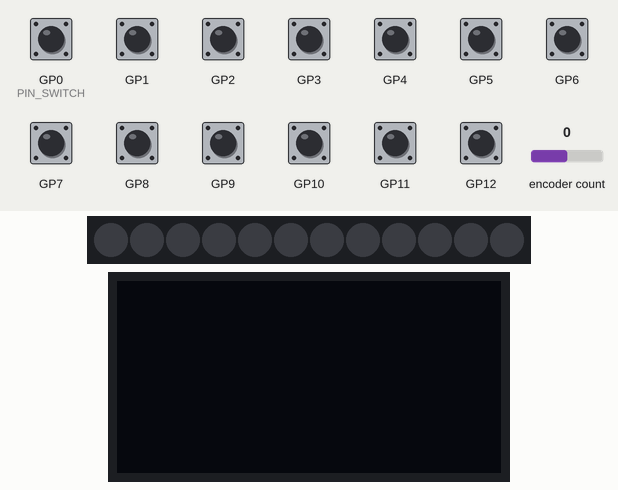
Bench run of a sketch on a simulated Raspberry Pi Pico. Shown: 12 RGB LEDs in strip order, left to right, 128×64 one-colour display. The test bench sets the inputs (shaded band); at power-on: GP0 (PIN_SWITCH), GP1–12 HIGH, encoder count 0. The display library's start-up logo is not drawn; what the sketch prints to the serial monitor is not drawn.

Above: at 1.3 s.
1.4 s: GP1 pulled LOW for 0.15 s
At 1.49 s:
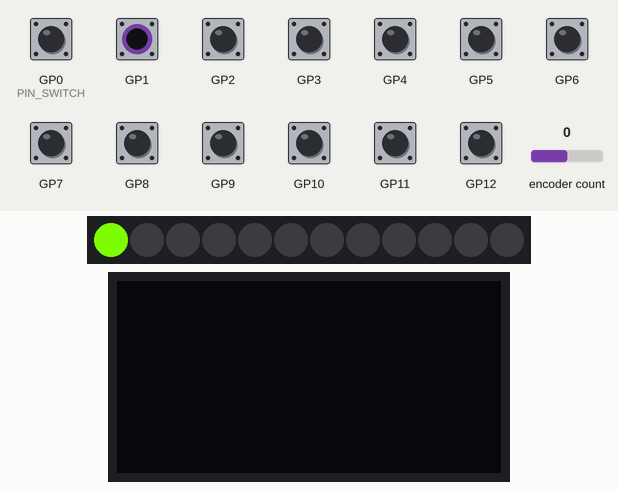
3.0 s: GP2 pulled LOW for 0.15 s
At 3.09 s:
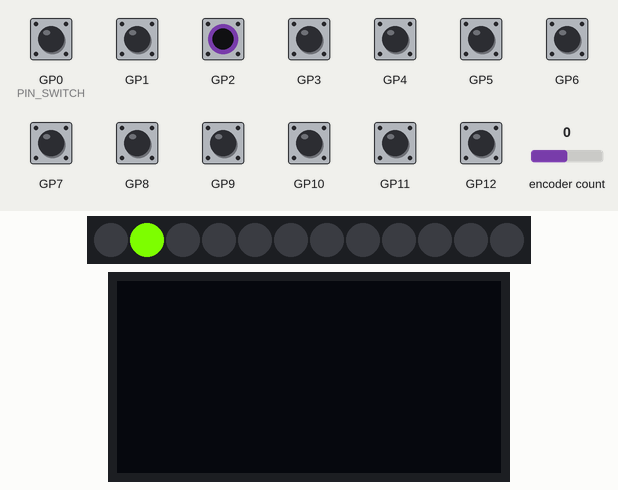
4.6 s: GP3 pulled LOW for 0.15 s
At 4.7 s:
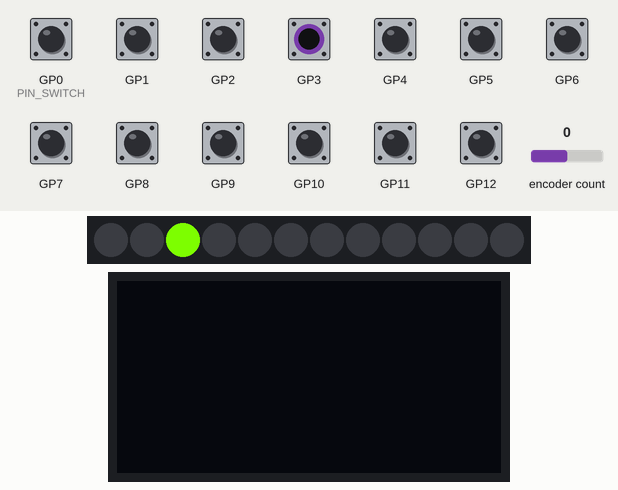
6.2 s: GP4 pulled LOW for 0.15 s
At 6.3 s:
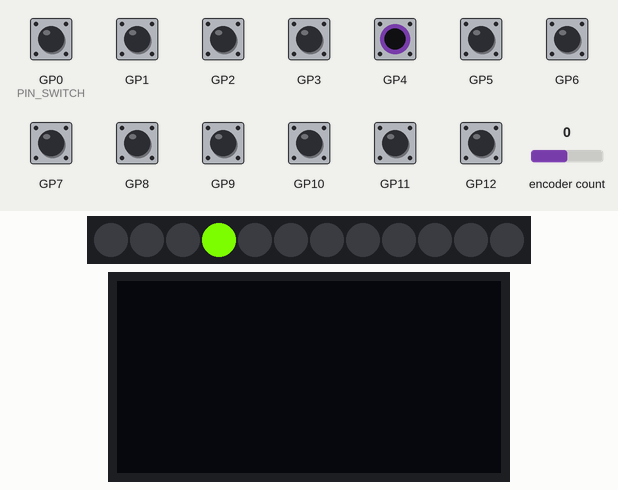
7.8 s: GP5 pulled LOW for 0.15 s
At 7.9 s:
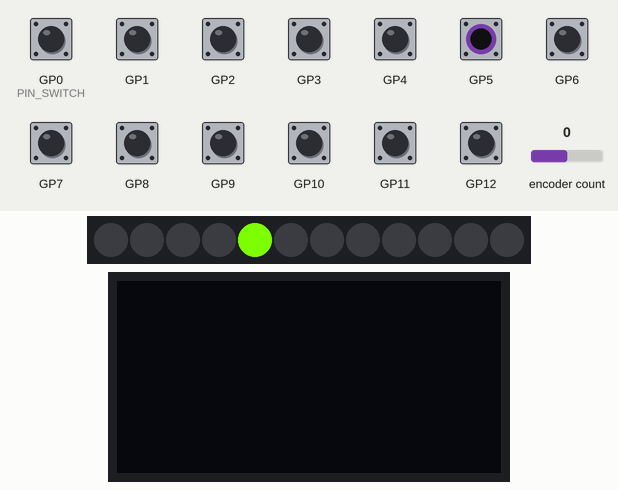
9.4 s: GP6 pulled LOW for 0.15 s
At 9.49 s:
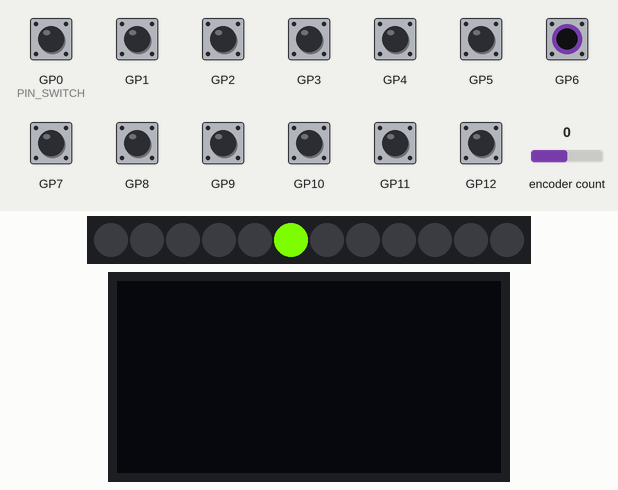
Timing chart, 0 to 12.0 s (numbered marks = the images above; inputs shaded):
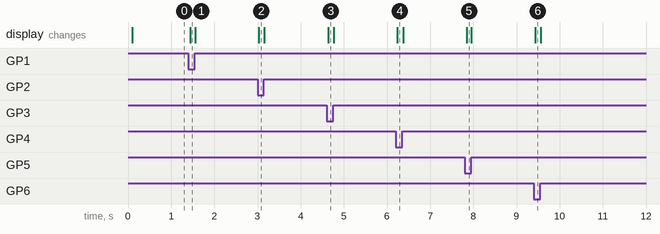

The sketch:

code.ino
```cpp
#include <Adafruit_SH110X.h>
#include <Adafruit_NeoPixel.h>
#include <RotaryEncoder.h>
#include <Wire.h>
#include <SPI.h>
#define PIN_ROTA 17
#define PIN_ROTB 18
#define PIN_NEOPIXEL 19
#define PIN_SPEAKER 16
#define PIN_SPEAKER_ENABLE 14
#define PIN_SWITCH 0
#define NUM_NEOPIXEL 12
#define OLED_DC 24
#define OLED_RST 23
#define OLED_CS 22

#define mosi_pin 27
#define sclk_pin 26
#define dc_pin 24
#define rst_pin 23
#define cs_pin 22

// Create the neopixel strip with the built in definitions NUM_NEOPIXEL and PIN_NEOPIXEL
Adafruit_NeoPixel pixels = Adafruit_NeoPixel(NUM_NEOPIXEL, PIN_NEOPIXEL, NEO_GRB + NEO_KHZ800);

uint8_t j = 0;
String reading = "";

// Create the OLED display
Adafruit_SH1106G display = Adafruit_SH1106G(128, 64, mosi_pin, sclk_pin, dc_pin, rst_pin, cs_pin);
bool LEDS[12];

// Create the rotary encoder
RotaryEncoder encoder(PIN_ROTA, PIN_ROTB, RotaryEncoder::LatchMode::FOUR3);
// void checkPosition() {
//   Serial.print("checking\n");
//   for (int i = 1; i <= 12; i++)
//   {
//     if (digitalRead(i) == LOW)
//     {
//       // pixels.setPixelColor((i - 1), 124,252,0);

//       pixels.setPixelColor((i - 1), 0,0,0);
//     }
//     else
//     {
//       pixels.setPixelColor((i - 1), 0,0,0);
//     }

//   }
//   pixels.show();
//  }
// our encoder position state
int encoder_pos = 0;

void setup() {
  Serial.begin(115200);
  Serial.setTimeout(1);
  delay(100);  // RP2040 delay is not a bad idea
  Serial.print("hi\n");
  //while (!Serial) { delay(10); }     // wait till serial port is opened
//  int availableBytes = Serial.available();
  // start pixels!
  pixels.begin();
  pixels.show(); // Initialize all pixels to 'off'

  for (uint8_t i=0; i<=12; i++) {
    pinMode(i, INPUT_PULLUP);
  }

  pinMode(PIN_ROTA, INPUT_PULLUP);
  pinMode(PIN_ROTB, INPUT_PULLUP);

  // Start OLED
  display.begin(0, true); // we dont use the i2c address but we will reset!
  display.display();
}

void loop()
{
    if (Serial.available() > 0) {
        reading.concat(Serial.readString());
        int newLinePos = reading.indexOf("\n");
        int index = reading.indexOf("abc123");
        if (newLinePos >= 0 && index < newLinePos)
        {
            int num = reading.substring(index, newLinePos).substring(9).toInt();
            // will not be 0 indexed on input
            num -= 1;
            if (reading.indexOf("abc123-i"))
            {
                LEDS[num] = true;
            }
            else if (reading.indexOf("abc123-d"))
            {
                LEDS[num] = false;
            }
            reading = "";
        }
        else if (index > newLinePos)
        {
            reading = "";
        }
    }

    for (int i = 1; i <= 12; i++)
    {
        if (digitalRead(i) == LOW)
        {
            char buffer[14];
            sprintf(buffer, "abc123-p-%d", i);
            Serial.println(buffer);
        }

    }

    for (int i = 0; i <= 12; i++)
    {
        // green if the button is currently being pressed
        if (digitalRead(i) == LOW) {pixels.setPixelColor((i - 1), 124,252,0);}
        // blue if its not being pressed and it has been sequenced
        else if (LEDS[i]) {pixels.setPixelColor((i - 1), 240,248,255);}
        // off otherwise
        else { pixels.setPixelColor((i - 1), 0,0,0); }
    }
    pixels.show();
    display.display();
}
```
